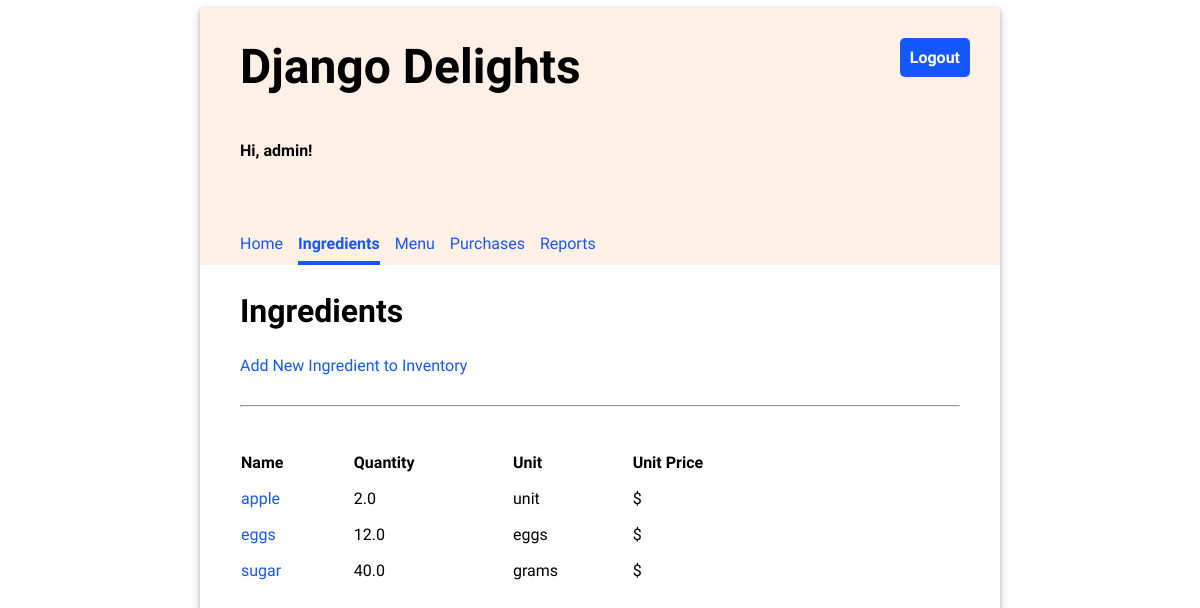
/ingredients/ (signed in), run on the app's committed database.
### inventory/models.py (models this page shows, shortened)
class Ingredient(models.Model):
    name = models.CharField(max_length=200, unique=True)
    quantity = models.FloatField(default=0)
    unit = models.CharField(max_length=200)
    price_per_unit = models.FloatField(default=0)

### inventory/views.py (the view)
# urls.py: path('ingredients/', views.IngredientList.as_view(), name="ingredients"),
class IngredientList(generic.ListView):
    model = Ingredient
    template_name = 'inventory/ingredients_list.html'

### inventory/templates/inventory/ingredients_list.html (shortened to what this page needs)
{% extends 'base.html' %}
{% load static %}
{% block content %}
    <h2>Ingredients</h2>
    <a href="{% url 'add_ingredient' %} ">Add New Ingredient to Inventory</a>
    <hr/>
    <table class="inventory-table">
        <thead>
            <tr>
                <th>Name</th>
                <th>Quantity</th>
                <th>Unit</th>
                <th>Unit Price</th>
            </tr>
        </thead>
        <tbody>
        {% for ingredient in object_list %}
            <tr>
                <td>
                    <a href="{% url 'update_ingredient' ingredient.id %}">{{ ingredient.name }}</a>
                </td>
                <td>{{ ingredient.quantity }}</td>
                <td>{{ ingredient.unit }}</td>
                <td class="price">${{ ingredient.unit_price|stringformat:".2f" }}</td>
            </tr>
        {% endfor %}
        </tbody>
    </table>
{% endblock %}

### inventory/templates/base.html (shortened to what this page needs)
<!DOCTYPE html>
{% load static %}
<html>
<head>
  <link rel="stylesheet" type="text/css" href="{% static 'inventory/style.css' %}" />
</head>
<body>
  <div class="app">
  <header>
    <div class="header-first-row">
      <h1 class="title">Django Delights</h1>
      {% if user.is_authenticated %}
      <a class="logout" href="/logout">Logout</a>
      {% endif %}
    </div>
    {% if user.is_authenticated %}
      <p>Hi, {{ user.username }}!</p>
      <nav class="navbar">
        {% url 'home' as home_url %}
        {% url 'ingredients' as ingredients_url %}
        {% url 'menu' as menu_url %}
        {% url 'purchases' as purchases_url %}
        {% url 'reports' as reports_url %}
        <a class="nav-item{% if request.path == home_url %} current-page{% endif %}" href="{% url 'home' %}">Home</a>
        <a class="nav-item{% if request.path == ingredients_url %} current-page{% endif %}" href="{% url 'ingredients' %}">Ingredients</a>
        <a class="nav-item{% if request.path == menu_url %} current-page{% endif %}" href="{% url 'menu' %}">Menu</a>
        <a class="nav-item{% if request.path == purchases_url %} current-page{% endif %}" href="{% url 'purchases' %}">Purchases</a>
        <a class="nav-item{% if request.path == reports_url %} current-page{% endif %}" href="{% url 'reports' %}">Reports</a>
      </nav>
    {% endif %}
  </header>
  <main>
    {% block content %}{% endblock %}
  </main>
  </div>
</body>
</html>

### inventory/static/css/inventory/style.css (style rules this page uses)
body { font-family: 'Oxygen', sans-serif; }
hr { margin: 30px 0; }
header { background-color: #FFF0E5; min-height: 200px; display: flex; align-items: center; flex-direction: column; align-items: flex-start; padding-left: 40px; }
main { display: flex; flex-direction: column; padding: 0 40px 20px 40px; justify-content: center; }
main h2 { font-size: 2em; }
.app { min-width: 800px; max-width: 60%; margin: 0 auto; box-shadow: 0 2px 4px 0 rgba(0, 0, 0, 0.2), 0 3px 10px 0 rgba(0, 0, 0, 0.19); }
.title { font-size: 3em; padding: 30px 0; margin: auto 0; }
header p { font-weight: bold; }
.navbar { margin-top: 50px; display: flex; width: 100%; }
.navbar a { text-decoration: none; padding: 8px 0; color: #1557FF; margin-right: 15px; }
.navbar a:hover, .navbar .current-page { border-bottom: solid 4px #1557FF; border-spacing: 0 15px; font-weight: bold; }
main table { text-align: left; border-collapse: separate; border-spacing: 0 15px; width: 80%; }
.header-first-row { width: 100%; display: flex; justify-content: space-between; }
.logout { height: max-content; text-align: center; text-decoration: none; border: 0px; background-color: #1557FF; border-radius: 5px; color: white; padding: 10px; font-weight: bold; margin: 30px; font-size: 1em; }
a { text-decoration: none; color: #1557FF; }

### data on the page
Ingredient: name "apple", quantity "2.0", unit "unit"
Ingredient: name "eggs", quantity "12.0", unit "eggs"
Ingredient: name "sugar", quantity "40.0", unit "grams"

### other printed values
{{ user.username }} "admin"
